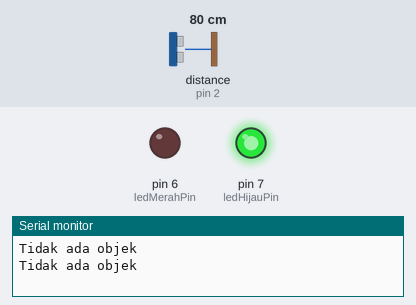
Recording of a program running on a simulated Arduino Uno, built with avr-gcc and run on an emulated ATmega328P. On the bench: output pins drawn as LEDs (lit = HIGH), the last lines printed to the serial monitor. Wiring (from diagram.json): ultrasonic range finder: trigger pin 3; echo pin 2. Inputs (shaded band) come from the test bench; at power-on: distance to the obstacle (sensor on pin 2) 80 cm. The echo pulse lasts 58.3 µs per cm; pins used as bus, display or sensor lines are not drawn.

Above: at 1.8 s.
1.9 s: distance to the obstacle (sensor on pin 2) set to 12 cm
3.4 s: distance to the obstacle (sensor on pin 2) set to 9 cm
At 5.1 s:
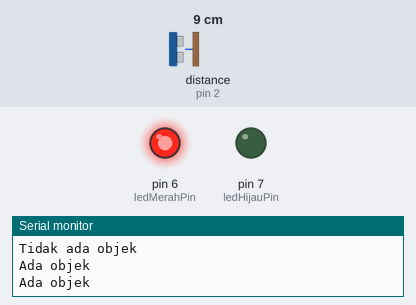
5.5 s: distance to the obstacle (sensor on pin 2) set to 18 cm
At 6.7 s:
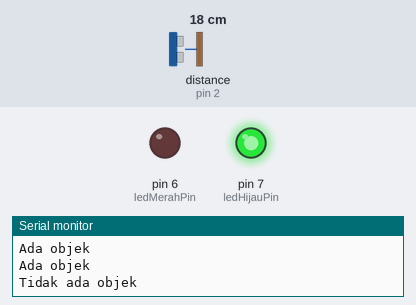
7.5 s: distance to the obstacle (sensor on pin 2) set to 2 cm
At 8.3 s:
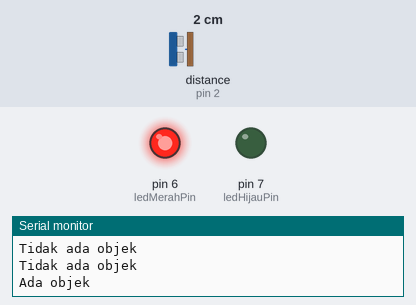
Timing chart, 0 to 10.5 s (numbered marks = the images above; inputs shaded):
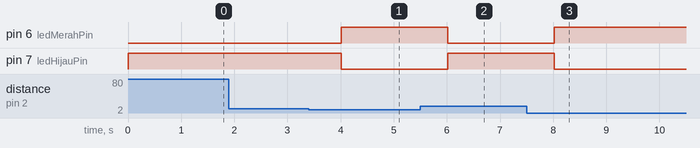

The program:

main.cpp
```cpp
#include <Arduino.h>

const int echoPin = 2;
const int trigPin = 3;

const int ledMerahPin = 6;
const int ledHijauPin = 7;

void setup() {
    Serial.begin(9600);

    pinMode(echoPin, INPUT);
    pinMode(trigPin, OUTPUT);
    pinMode(ledHijauPin, OUTPUT);
    pinMode(ledMerahPin, OUTPUT);
}

// Membuat fungsi ultrasonik untuk mendapatkan jarak dari sensor ultrasonik
float ultrasonik() {
    digitalWrite(trigPin, LOW);
    delayMicroseconds(2);
    digitalWrite(trigPin, HIGH);
    delayMicroseconds(10);
    digitalWrite(trigPin, LOW);
    int durasiPantulan = pulseIn(echoPin, HIGH);

    // Membuat nilai dari fungsi ultrasonik menjadi hasil perhitungan durasi * 0,034/2
    return durasiPantulan * 0.034 / 2;
}

void loop() {
    float jarak = ultrasonik();

    if (jarak >= 10) {
        digitalWrite(ledHijauPin, HIGH);
        digitalWrite(ledMerahPin, LOW);
        Serial.println("Tidak ada objek");
    } else {
        digitalWrite(ledHijauPin, LOW);
        digitalWrite(ledMerahPin, HIGH);
        Serial.println("Ada objek");
    }

    delay(1000);
}
```

Measured:
- the behaviour switches between 11 and 10 cm on distance to the obstacle (sensor on pin 2) (found by bisection; images 0 and 1)
- after the input at 3.4 s, pin 6 (ledMerahPin): LOW → HIGH after 0.61 s; pin 7 (ledHijauPin): HIGH → LOW after 0.61 s
- after the input at 5.5 s, pin 6 (ledMerahPin): HIGH → LOW after 0.52 s; pin 7 (ledHijauPin): LOW → HIGH after 0.52 s
- after the input at 7.5 s, pin 6 (ledMerahPin): LOW → HIGH after 0.52 s; pin 7 (ledHijauPin): HIGH → LOW after 0.52 s
